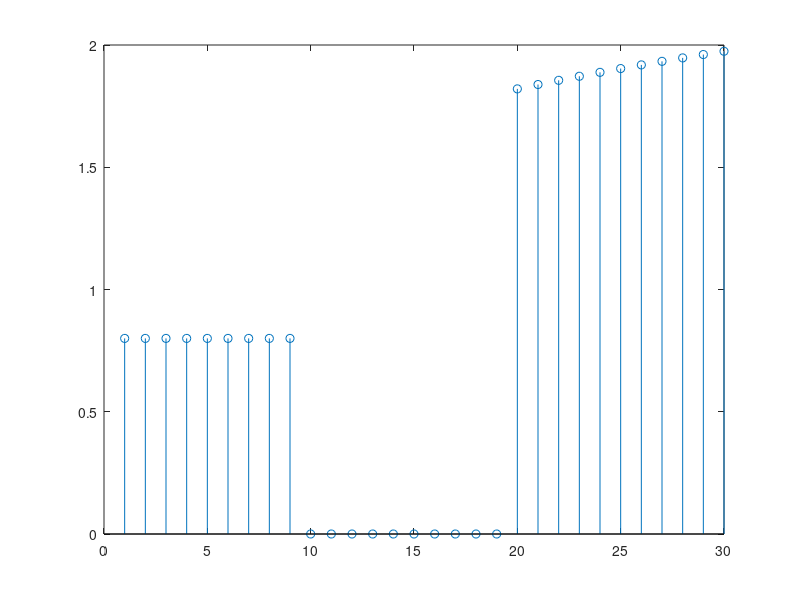

Here is the MATLAB script that generated this plot:
for x=1:30
  if x>=0 && x<10
    func(x)=0.8
  endif
  if x>=10 && x<20
    func(x)=0
  endif  
  if x>=20 && x<=30
    func(x)=x^0.2
  endif
endfor
stem(func)
